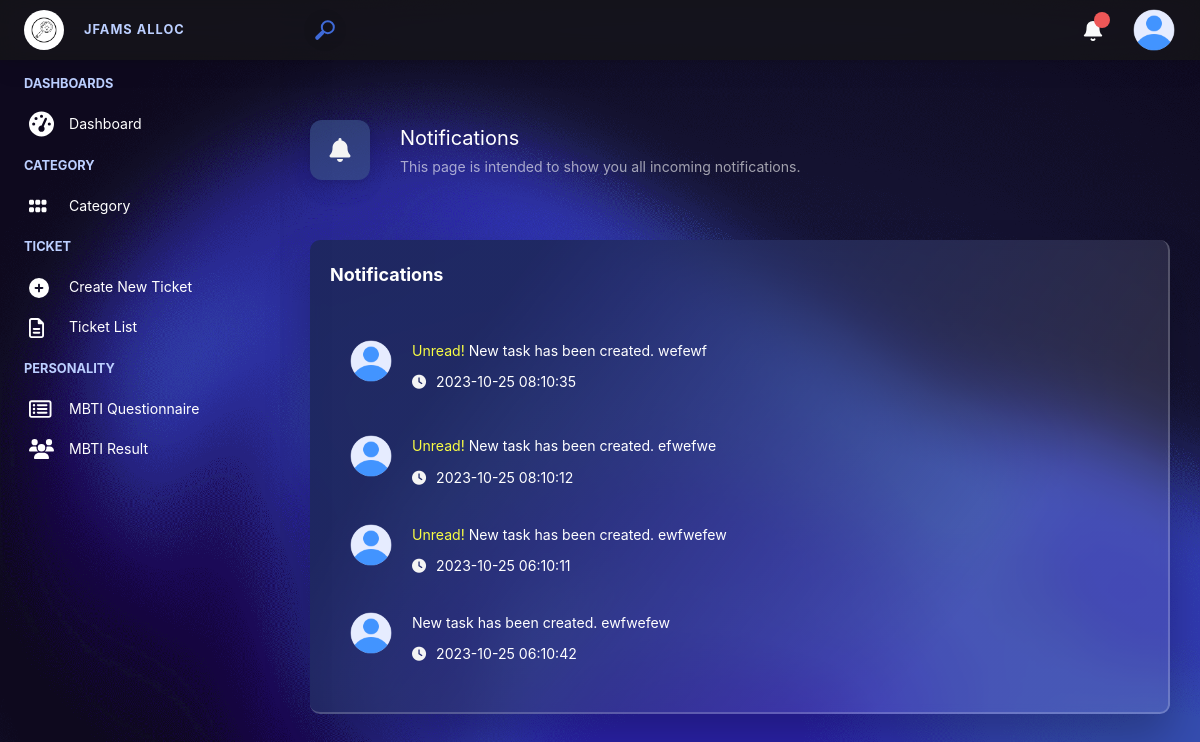
Before: /notification (signed in) with the older database file.
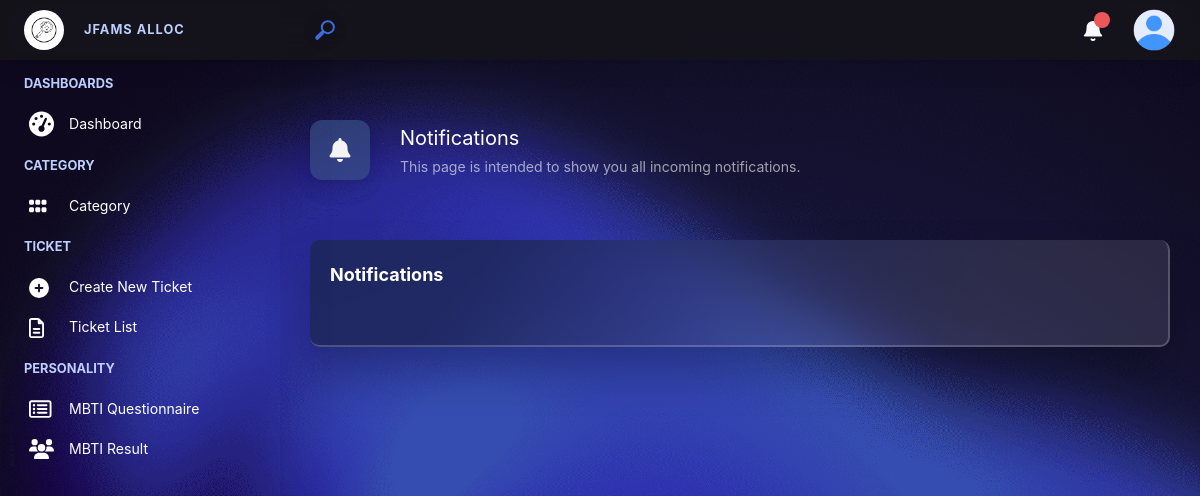
After: the same page with the newer database file.
### capstone/models.py (models this page shows, shortened)
class Notification(models.Model):
    send_to = models.ForeignKey(User, on_delete=models.CASCADE, related_name="send_to", blank=True, null=True)
    ticket = models.ForeignKey(Ticket, on_delete=models.CASCADE, related_name="ticket_id", blank=True, null=True)
    notification = models.IntegerField(null=True)
    is_read = models.BooleanField(default=False)
    creator = models.ForeignKey(User, on_delete=models.CASCADE, related_name="creator", blank=True, null=True)
    create_date = models.DateTimeField(null=True)

class Ticket(models.Model):
    ticket_title = models.CharField(max_length=80)
    description = models.TextField()
    category = models.ForeignKey(Category, on_delete=models.CASCADE, related_name="ticket_category", null=True)
    priority = models.IntegerField(default=1, choices=PRIORITY)
    requester = models.ForeignKey(User, on_delete=models.CASCADE, related_name="requester")
    watcher = models.ManyToManyField(User, related_name="watcher", blank=True, null=True)
    assigned_to = models.ManyToManyField(User, related_name="assigned_to_user", blank=True, null=True)
    status = models.IntegerField(default=0)
    due_date = models.DateField(blank=True, null=True)
    is_finished = models.BooleanField(default=False)
    create_date = models.DateTimeField(blank=True, null=True)
    modify_date = models.DateTimeField(blank=True, null=True)

### capstone/views.py (the view)
# urls.py: path("notification", views.notification, name="notification"),
@login_required
def notification(request):
    userId = request.user.id
    notifications = Notification.objects.filter(send_to=userId).order_by('-create_date')
    return render(request, "capstone/notification/index.html", {
        "notifications": notifications,
        "iconTitle": ICONS['notification'],
        "titleHeader": "Notifications" ,
        "subTitleHeader": "This page is intended to show you all incoming notifications."
    })

### capstone/templates/capstone/notification/index.html
{% extends 'capstone/layout.html' %}
{% block body %}
<div class="container-card dash-card mt20 mb50">
    <div style="padding: 20px;">
        <div class="app-card__header_title" style="margin-bottom: 2.25rem;">
            Notifications
        </div>
        <div class="app-card__body">
            {% for notif in notifications %}
            <a class="notif-row" href="{% url 'read_ticket' notif.ticket.id %}">
            <div class="dflex gap20" style="padding-bottom: 20px;">
                <div>
                    {% if notif.creator.img_profile %}
                    <img width="42" class="rounded-circle" src="/static/{{notif.creator.img_profile}}" alt="">
                    {% else %}
                    <img width="42" class="rounded-circle" src="/static/images/user-icon.png" alt="">
                    {% endif %}
                </div>
                    <div class="dflex" style="flex-direction: column; color: #fff">
                        <div class="mb10">
                            {% if not notif.is_read %}
                            <span style="color: #f9fd44;">Unread!</span>
                            {% endif %}
                            <span>New task has been created.</span>
                            <span>{{ notif.ticket.ticket_title }}</span>
                        </div>
                        <div class="dflex gap10">
                            <span><i class="fa-solid fa-clock"></i></span>
                            <span>{{notif.create_date|date:"Y-m-d h:m:s"}}</span>
                        </div>
                    </div>
                </div>
            </a>
            {% endfor %}
        </div>
    </div>
</div>
{% endblock %}

Changed rows visible on the page:
removed Notification: is_read "Unread!", ticket.ticket_title "wefewf", create_date "2023-10-25 08:10:35"
removed Notification: is_read "Unread!", ticket.ticket_title "efwefwe", create_date "2023-10-25 08:10:12"
removed Notification: is_read "Unread!", ticket.ticket_title "ewfwefew", create_date "2023-10-25 06:10:11"
removed Notification: ticket.ticket_title "ewfwefew", create_date "2023-10-25 06:10:42"
